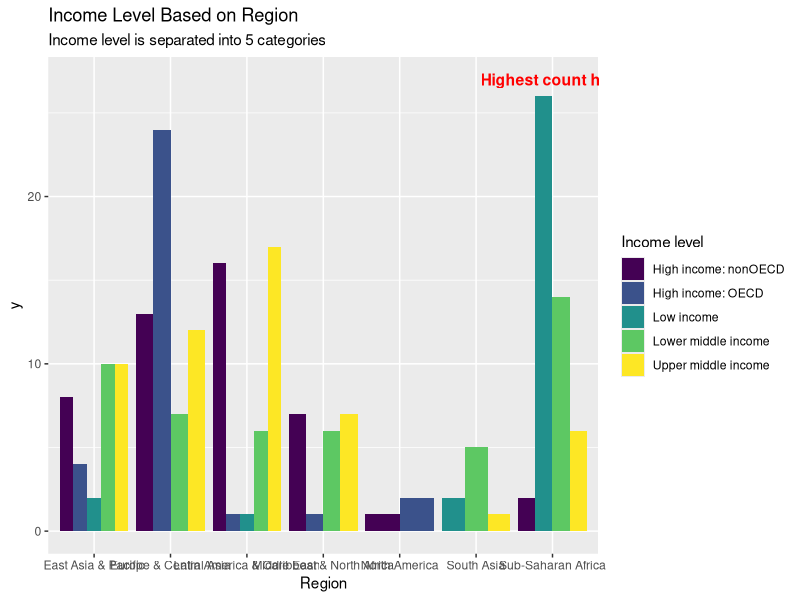
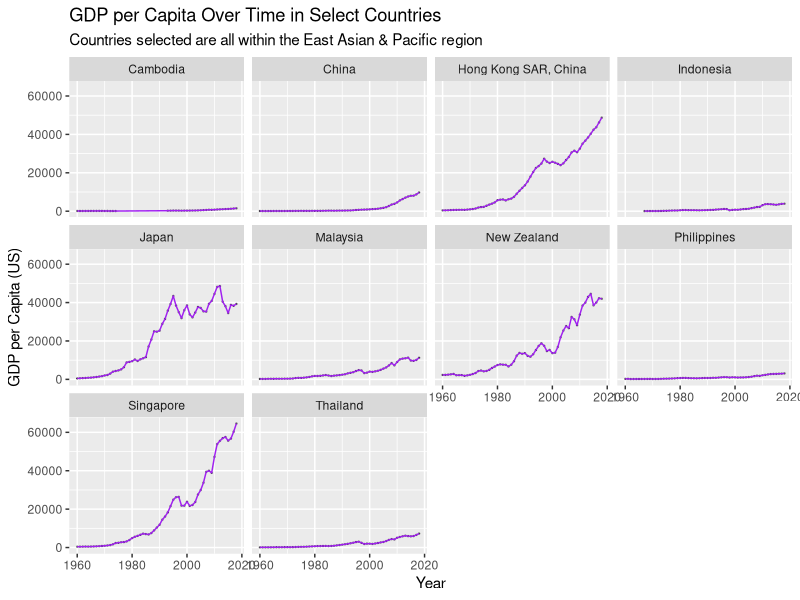
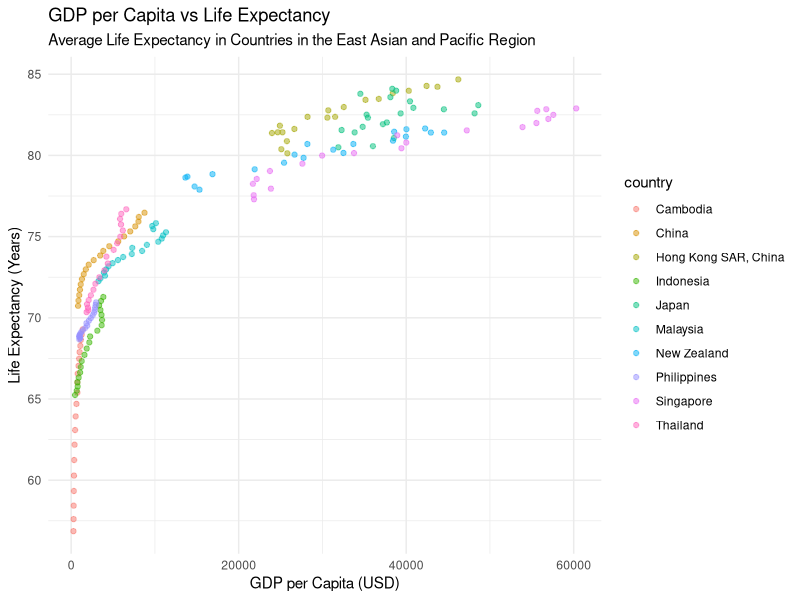
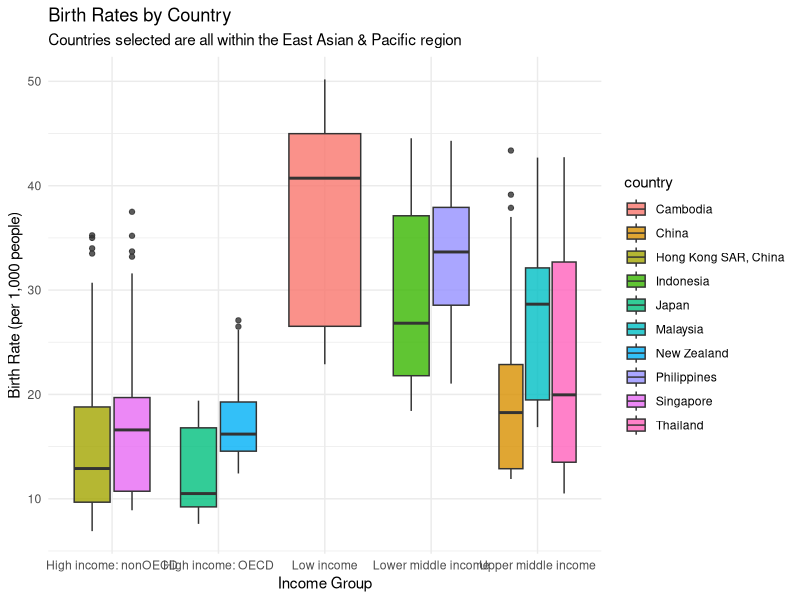

Reproduce these figures in R, in order.
## ---- chunk 1
library(dplyr)
library(tidyr)
library(ggplot2)
library(readxl)
## ---- chunk 2
df <- read_excel("WorldBank.xlsx") 
## ---- chunk 3
df <- df |> 
  rename(country = "Country Name")
## ---- chunk 4
df <- df |>
  rename(incomegroup = "IncomeGroup")
## ---- chunk 5
df <- df |>
  rename(GDPpercapita = `GDP per capita (USD)`)
## ---- chunk 6
df |>
  filter(Year == 2015) %>%
ggplot(aes(x = Region, fill = incomegroup)) +
  geom_bar(position = "dodge") +
   scale_fill_viridis_d(name = "Income level") + 
annotate(
    "text",
    x = 7, y = 27,
    label = "Highest count here",
    color = "red",
    size = 4,
    fontface = "bold"
  ) +
  labs(title = "Income Level Based on Region", subtitle = "Income level is separated into 5 categories", x = "Region", Y = "Number of Countries", fill = "Income Level")
## ---- chunk 7
countries_to_keep <- c("Cambodia", "New Zealand", "Indonesia", "Philippines", "China", "Hong Kong SAR, China", "Thailand", "Malaysia", "Japan", "Singapore")
df %>%
  drop_na(Year, GDPpercapita, country) %>%
  filter(country %in% countries_to_keep) %>%
  ggplot(aes(x = Year, y = GDPpercapita, group = country)) +
   geom_point(size = 0.2, alpha = 0.5) +
  geom_line(color = "purple") +
  facet_wrap(~ country) +
    scale_y_continuous(limits = c(0, NA)) +
  labs(title = "GDP per Capita Over Time in Select Countries", subtitle = "Countries selected are all within the East Asian & Pacific region", x = "Year", y = "GDP per Capita (US)")
## ---- chunk 8
df <- df %>%
  rename(lifeexpectancy = "Life expectancy at birth (years)") 
## ---- chunk 9
df %>%
drop_na(Year, GDPpercapita, lifeexpectancy) %>%
    filter(country %in% countries_to_keep,
           Year >= 1998 & Year <= 2018) %>%
ggplot(aes(x = `GDPpercapita`, y = `lifeexpectancy`, color = country)) +
  geom_point(alpha = 0.5) +
  theme_minimal() +
  labs(title = "GDP per Capita vs Life Expectancy", subtitle = "Average Life Expectancy in Countries in the East Asian and Pacific Region",
       x = "GDP per Capita (USD)",
       y = "Life Expectancy (Years)")
## ---- chunk 10
df <- df %>%
  rename(birth_rate = "Birth rate, crude (per 1,000 people)")
## ---- chunk 11
df %>%
  drop_na(birth_rate) %>%
 filter(country %in% countries_to_keep) %>%
ggplot(aes(x = incomegroup,
               y = `birth_rate`,
fill = country)) +
geom_boxplot(alpha = 0.8) +
theme_minimal() +
labs(title = "Birth Rates by Country", subtitle = "Countries selected are all within the East Asian & Pacific region",
x = "Income Group",
y = "Birth Rate (per 1,000 people)")
